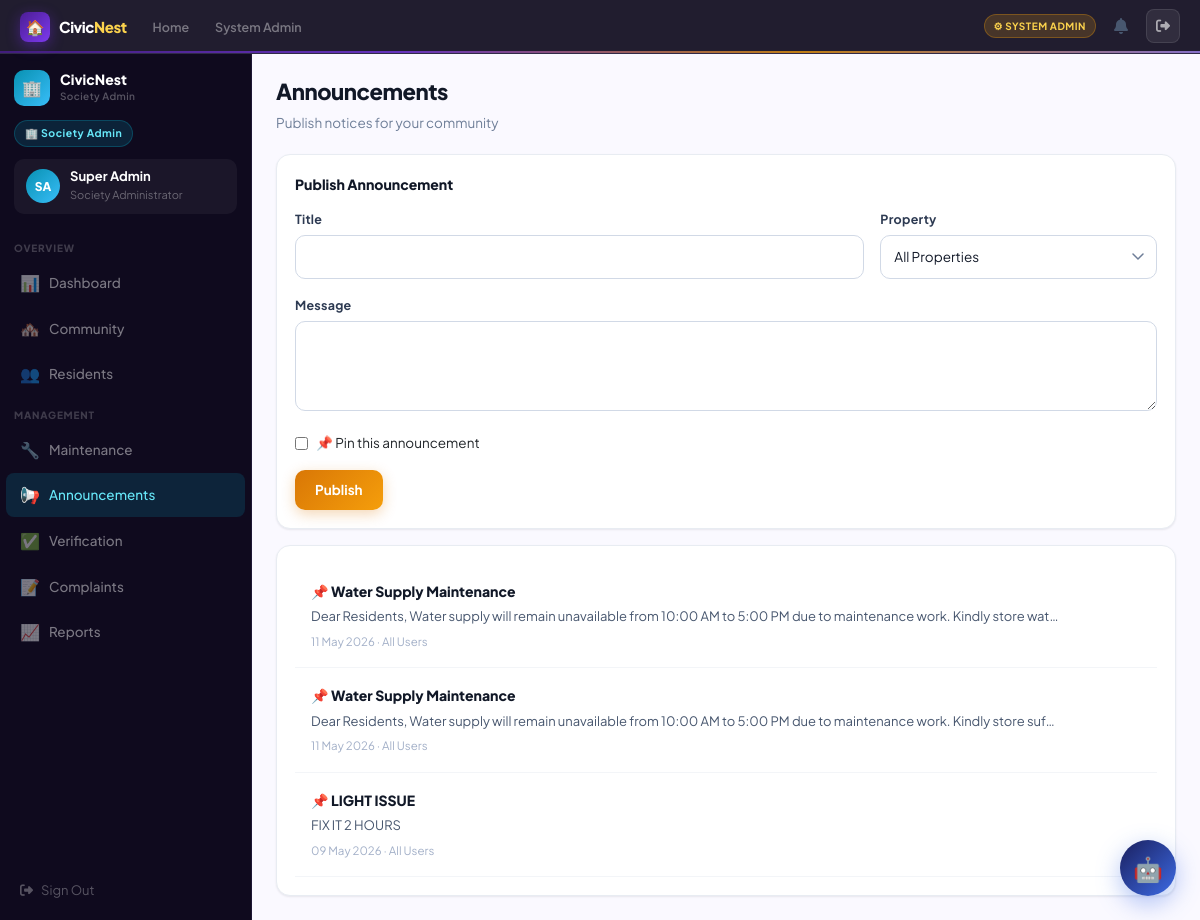
The page /society-admin/announcements/ (signed in) on the database its author committed.
### accounts/models.py (models this page shows, shortened)
class User(AbstractUser):
    ROLE_CHOICES = [
        ('admin','Platform Admin'),
        ('owner','Property Owner'),
        ('tenant','Tenant'),
        ('society_admin','Society Admin'),
    ]
    role = models.CharField(max_length=20, choices=ROLE_CHOICES, default='tenant')
    phone = models.CharField(max_length=15, blank=True)
    avatar_initials = models.CharField(max_length=3, blank=True)
    profile_photo = models.ImageField(upload_to='avatars/', blank=True, null=True)

### core/models.py (models this page shows, shortened)
class Announcement(models.Model):
    AUDIENCE_CHOICES = [('all','All Users'),('tenants','Tenants Only'),('owners','Owners Only'),('property','Specific Property')]
    title = models.CharField(max_length=200)
    message = models.TextField()
    audience = models.CharField(max_length=20, choices=AUDIENCE_CHOICES, default='all')
    property = models.ForeignKey(Property, null=True, blank=True, on_delete=models.SET_NULL)
    created_by = models.ForeignKey(User, on_delete=models.CASCADE, related_name='announcements')
    is_pinned = models.BooleanField(default=False)
    created_at = models.DateTimeField(auto_now_add=True)

### core/views.py (the view, shortened to what this page needs)
# urls.py: path('society-admin/announcements/', views.sa_announcements, name='sa_announcements'),
@role_required("society_admin")
def sa_announcements(request):
    props = Property.objects.filter(society_admin=request.user)
    announcements = Announcement.objects.filter(Q(audience="all")|Q(property__in=props)).order_by("-created_at")
    return render(request, "society_admin/announcements.html", {"announcements": announcements, "props": props})

### core/views.py (called while the page is built)
def role_required(*roles):
    def decorator(view):
        @functools.wraps(view)
        def wrapper(request, *args, **kwargs):
            if not request.user.is_authenticated:
                return redirect("/accounts/login/")
            if request.user.is_staff or request.user.is_superuser:
                return view(request, *args, **kwargs)
            if request.user.role not in roles:
                messages.error(request, "Access denied.")
                return redirect("/")
            return view(request, *args, **kwargs)
        return wrapper
    return decorator

### templates/society_admin/announcements.html (shortened to what this page needs)
{% extends "base.html" %}
{% block content %}
<div class="shell">
  {% with active="announce" %}{% include "partials/sidebar_sa.html" %}{% endwith %}
  <div class="main"><div class="panel fade-up">
    <div class="pg-intro"><h2>Announcements</h2><p>Publish notices for your community</p></div>
    <div class="card mb-3">
      <div class="cd-hd"><span class="cd-title">Publish Announcement</span></div>
      <form method="post">{% csrf_token %}
        <div class="row g-3">
          <div class="col-md-8"><label class="form-label">Title</label><input type="text" name="title" class="form-ctrl" required></div>
          <div class="col-md-4"><label class="form-label">Property</label><select name="property" class="form-ctrl"><option value="">All Properties</option></select></div>
          <div class="col-12"><label class="form-label">Message</label><textarea name="message" class="form-ctrl" required></textarea></div>
          <div class="col-12"><label style="display:flex;align-items:center;gap:8px;cursor:pointer;font-size:13.5px;"><input type="checkbox" name="is_pinned"> 📌 Pin this announcement</label></div>
        </div>
        <button type="submit" class="btn-tp btn-amber mt-3">Publish</button>
      </form>
    </div>
    <div class="card">
      {% for a in announcements %}<div style="padding:16px;border-bottom:1px solid var(--g50);">
        <div style="font-weight:800;color:var(--g900);">{% if a.is_pinned %}📌 {% endif %}{{ a.title }}</div>
        <div style="font-size:13px;color:var(--g500);margin-top:4px;">{{ a.message|truncatechars:120 }}</div>
        <div style="font-size:11.5px;color:var(--g300);margin-top:6px;">{{ a.created_at|date:"d M Y" }} · {{ a.get_audience_display }}</div>
      </div>
      {% empty %}<div style="text-align:center;padding:40px;color:var(--g300);">No announcements published yet</div>{% endfor %}
    </div>
  </div></div>
</div>
{% endblock %}

### templates/partials/sidebar_sa.html
<aside class="sidebar" id="tp-sidebar">
  <div class="sb-head">
    <div class="sb-logo"><div class="sb-logo-mark sa">🏢</div><div><div class="sb-logo-text">CivicNest</div><div class="sb-logo-sub">Society Admin</div></div></div>
    <div class="sb-zone-pill zp-sa">🏢 Society Admin</div>
    <div class="sb-user"><div class="sb-av av-sa">{{ user.avatar_initials }}</div><div><div class="sb-uname">{{ user.get_full_name|default:user.username }}</div><div class="sb-urole">Society Administrator</div></div></div>
  </div>
  <div class="sb-sec">Overview</div>
  <a class="ni {% if active == 'dash' %}active-sa{% endif %}" href="/society-admin/"><span class="ni-icon">📊</span>Dashboard</a>
  <a class="ni {% if active == 'community' %}active-sa{% endif %}" href="/society-admin/community/"><span class="ni-icon">🏘️</span>Community</a>
  <a class="ni {% if active == 'users' %}active-sa{% endif %}" href="/society-admin/users/"><span class="ni-icon">👥</span>Residents</a>
  <div class="sb-sec">Management</div>
  <a class="ni {% if active == 'maint' %}active-sa{% endif %}" href="/society-admin/maintenance/"><span class="ni-icon">🔧</span>Maintenance</a>
  <a class="ni {% if active == 'announce' %}active-sa{% endif %}" href="/society-admin/announcements/"><span class="ni-icon">📢</span>Announcements</a>
  <a class="ni {% if active == 'verify' %}active-sa{% endif %}" href="/society-admin/verify/"><span class="ni-icon">✅</span>Verification</a>
  <a class="ni {% if active == 'complaints' %}active-sa{% endif %}" href="/society-admin/complaints/"><span class="ni-icon">📝</span>Complaints</a>
  <a class="ni {% if active == 'reports' %}active-sa{% endif %}" href="/society-admin/reports/"><span class="ni-icon">📈</span>Reports</a>
  <div class="sb-foot"><a href="/accounts/logout/" class="sb-logout"><i class="fa fa-right-from-bracket"></i> Sign Out</a></div>
</aside>

### rows shown on the page
User: avatar_initials "SA", get_full_name "Super Admin"
Announcement: title "Water Supply Maintenance", message "Dear Residents, Water supply will remain unavailable from 10:00 AM to 5:00 PM due to maintenance work. Kindly store wat…", created_at "11 May 2026", audience "All Users"
Announcement: title "Water Supply Maintenance", message "Dear Residents, Water supply will remain unavailable from 10:00 AM to 5:00 PM due to maintenance work. Kindly store suf…", created_at "11 May 2026", audience "All Users"
Announcement: title "LIGHT ISSUE", message "FIX IT 2 HOURS", created_at "09 May 2026", audience "All Users"
